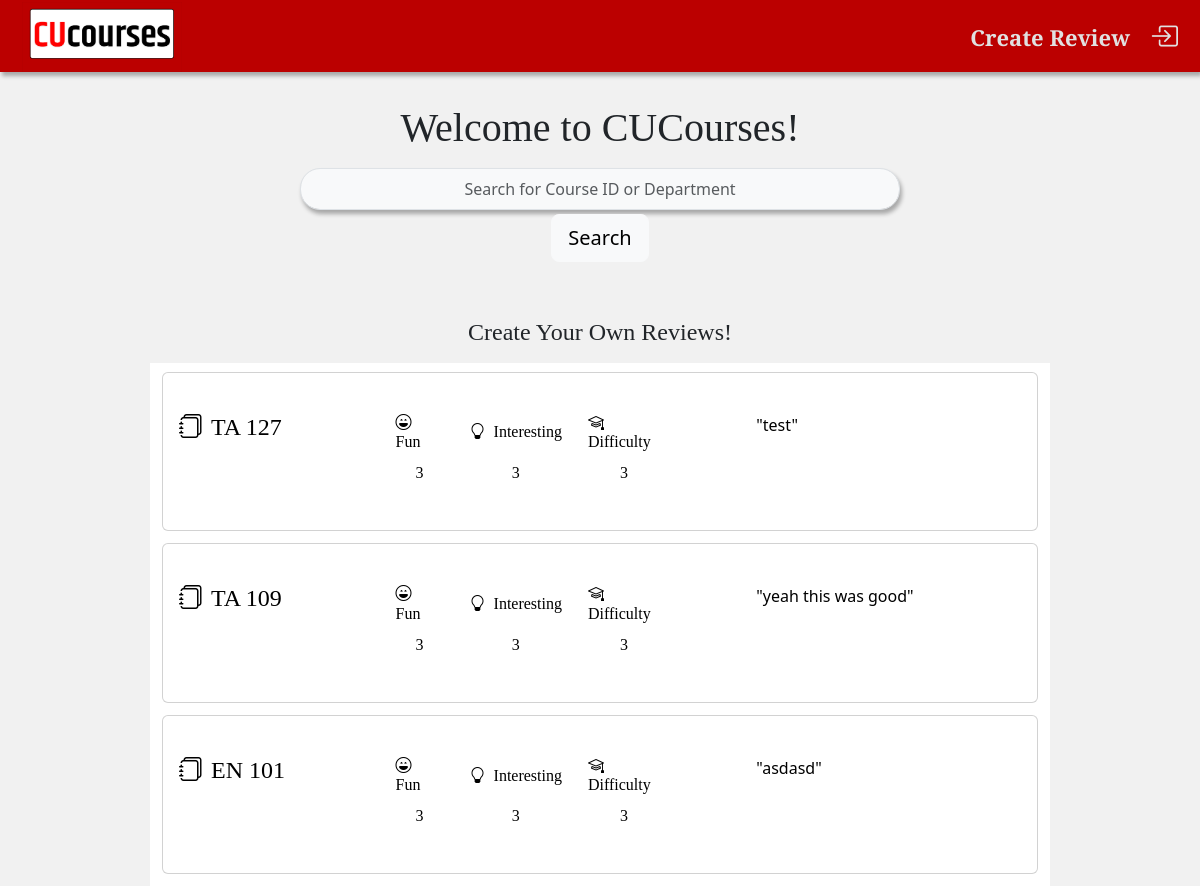
The page / on the database its author committed.
### reviews/models.py (models this page shows)
class review(models.Model):
    user = models.ForeignKey(User, on_delete=models.CASCADE, default="Anonymous")
    course = models.ForeignKey(course,on_delete=models.CASCADE,null=True)
    instructor = models.CharField(max_length=30)
    reviewText = models.TextField(max_length=800, null=False)
    anon = models.BooleanField(default=True)
    created = models.DateTimeField(auto_now_add=True)
    textbook = models.BooleanField(default=True)
    CHOICES = (
        ('1', '1'),
        ('2', '2'),
        ('3', '3'),
        ('4', '4'),
        ('5', '5'),
    )
    fun = models.CharField(max_length=1, choices=CHOICES,default='3')
    interesting = models.CharField(max_length=1, choices=CHOICES,default='3')
    difficult = models.CharField(max_length=1, choices=CHOICES,default='3')
    def __str__(self):
        return str(self.course)
    def snippet (self):
        if len(self.reviewText)>151:
            return "\"" + self.reviewText[:150] + "...\""
        else:
            return "\"" + self.reviewText + "\""
    class Meta:
        ordering = ['created']

class course(models.Model):
    courseCode = models.CharField(max_length=10)
    courseName = models.CharField(max_length=40)
    dept = models.ForeignKey(department,on_delete=models.CASCADE,null=True)
    def __str__(self):
        return self.courseCode

### reviews/views.py (the view)
# urls.py: path("", HomeView.as_view(), name='homePage')
class HomeView(ListView):
    model = review
    context_object_name = "reviews"
    template_name = "reviews/homePage.html"
    def get_context_data(self, **kwargs):
        context = super().get_context_data(**kwargs)
        context['depts'] = department.objects.all()
        return context

### reviews/templates/reviews/homePage.html (shortened to what this page needs)
<!DOCTYPE HTML>
<html>
    {% load static %}
    <link rel="stylesheet"  type="text/css" href="{% static 'allStyles.css' %}">
    <head>
  </head>
    <header>
        {% include "./navMenu.html" %}
    </header>
    <body>
          <div class="d-flex flex-column belowNav justify-content-center align-items-center h-100">
            <br>
          <div class="p-2"><h1>Welcome to CUCourses!</h1> </div>
          <div class="mainsearch flex-fill vh-33">
            <form action="{% url 'search_reviews' %}" method="get" autocapitalize="on">
              <input id="search-input" type="text" name="search_terms" placeholder="Search for Course ID or Department" style="box-shadow: 2px 4px 4px hsla(0, 0%, 0%, 0.305);" class="input-group-text form-control form-control-lg" width=100% >
              <div class="text-center">
              <button id="search-button" class="btn btn-light btn-lg mt-1 align-items-center" type="submit">Search</button>
              </div>
            </form>
         </div>
         <br>
         <br>
         <div class="p-2"><h4>Create Your Own Reviews!</h4> </div>
          <div class="tinyContentTable col-9">
              {% include "./recentReviewTable.html" %}
          </div>
        </div>
      </body>
</html>

### reviews/templates/reviews/recentReviewTable.html (shortened to what this page needs)
{% load static %}
<div class ="recentReviewTable">
    <div class="container d-flex flex-row" style="height: 91;">
        <div class="m-0" style="height: 100%; overflow-y: hidden; width:100%;">
          <div class="card-deck">
            {% for review in reviews|slice:"0:3" %}
            <div class="card mb-4" onclick="goToDetails('{% url 'review' review.id %}')" style = "margin-bottom: 12px !important;">
              <div class="card-body text-black">
                <div class="row py-4">
                    <div class="col-2 justify-content-center">
                        <h4 class="card-title text"> <i class="bi bi-journals me-2"></i>{{ review }}</h4>
                    </div>
                    <div class="col-1"></div>
                    <div class="col-4">
                        <div class="row mb-1">
                            <div class="col-3 icon-container"><h6><i class="bi bi-emoji-laughing me-1"></i> Fun</h6></div>
                            <div class="col-5 icon-container"> <h6><i class="bi bi-lightbulb me-1"></i> Interesting</h6></div>
                            <div class="col-4 icon-container"><h6><i class="bi bi-mortarboard me-1"></i> Difficulty</h6></div>
                        </div>
                        <div class="row">
                            <div class="col-3 icon-container"> <h6>{{review.fun}}</h6></div>
                            <div class="col-5 icon-container"> <h6>{{review.interesting}}</h6></div>
                            <div class="col-4 icon-container"> <h6>{{review.difficult}}</h6></div>
                        </div>
                    </div>
                    <div class="col-1"></div>
                    <div class="col-4">
                        <p class="card-text"> {{ review.snippet }}</p>
                    </div>
                </div>
              </div>
            </div>
            {% empty %}
            <div class="card bg-light">
              <div class="card-body text-black">
                <h2 class="card-title">No Reviews</h2>
              </div>
            </div>
            {% endfor %}
          </div>
        </div>
      </div>
</div>

### reviews/static/allStyles.css (style rules this page uses)
:root { --primary-color: rgb(187, 0, 0); --secondary-color: rgba(99, 99, 99, 0.69);; --tertiary-color: rgb(250, 255, 184); --primary-dark: rgb(95, 0, 0); --black: rgb(27, 27, 27); --white: rgb(255, 255, 255); --text-color: rgb(225, 225, 225); --darkgray: rgb(50,50,50); --lightgray: rgb(241, 241, 241); --gradient-vertical: linear-gradient(rgb(187, 0, 0), rgb(255, 255, 255)); --gradient-horizontal: linear-gradient(to right,rgb(187, 0, 0), rgb(255, 255, 255)); --shadow: 2px 4px 4px hsla(0, 0%, 0%, 0.305); --body-font: 'Source Serif Pro', Times, serif; --heading-font: 'Crimson Text', Times, serif; }
body { background-color: var(--white); }
h1, h2, h3, h4, h5, h6 { font-family: var(--heading-font); }
form { color: black; }
.recentReviewTable { overflow-y: hidden; background-color: var(--white); color: var(--text-color); padding: 0; height: auto !important; padding-top: 1%; }
.tinyContentTable { height: 30vh; background-color: var(--white); color: var(--text-color); }
.icon-container { display: flex; align-items: center; justify-content: center; }
#search-input { min-width: 500px; border-radius: 20px; }
.belowNav { padding-top:9vh; background: rgb(241, 241, 241); }

### reviews/templates/reviews/homePage.html (style rules this page uses)
body { background-color: rgb(241, 241, 241) !important; }
input[type="text"] { width: 50vw; border-radius: 10px; }
button[id="search-button"] { align-self: center; }

### rows shown on the page
review: course.courseCode "TA 127", fun "3", interesting "3", difficult "3", snippet "\"test\""
review: course.courseCode "TA 109", fun "3", interesting "3", difficult "3", snippet "\"yeah this was good\""
review: course.courseCode "EN 101", fun "3", interesting "3", difficult "3", snippet "\"asdasd\""
